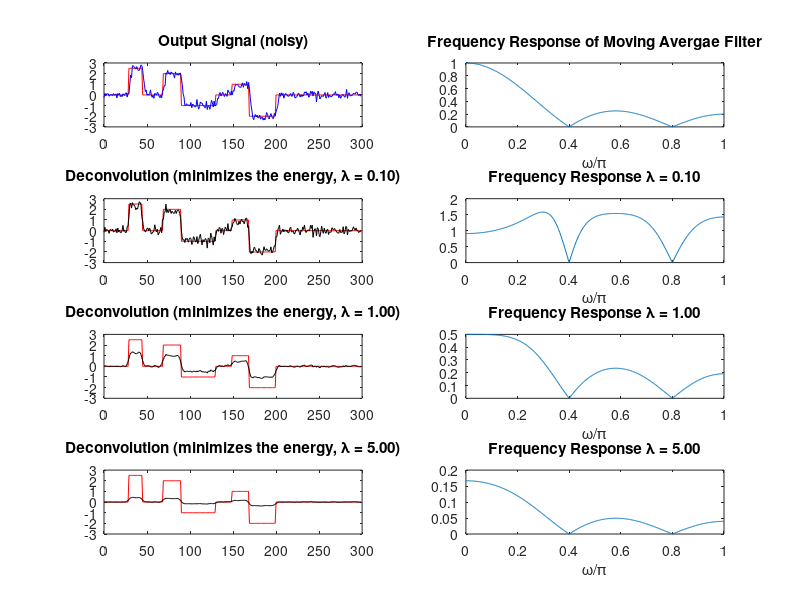
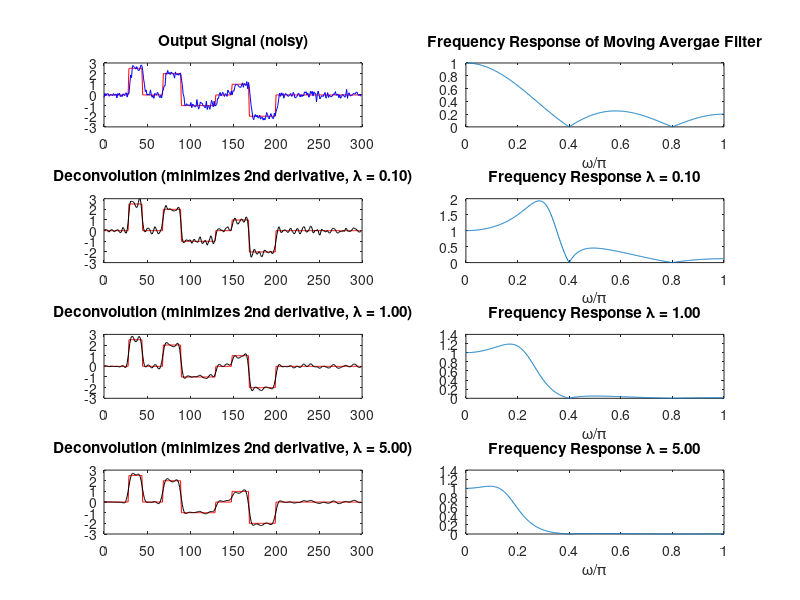

The MATLAB script that drew these images, in order:
close all
clear

N = 300;
n = (0:N-1)'; 
n1 = 70;
n2 = 130;
x = zeros(N,1);
x(30:45) = 2.5;
x(70:90) = 2;
x(91:130) = -1;
x(150:170) = 1;
x(170:200) = -2;
h=[1 1 1 1 1]'/5;

% add noise
randn('state', 0); 
y = conv(h, x);
Ny = length(y);
yn = y + 0.2 * randn(Ny, 1);
H = convmtx(h, N);

% minimizes the energy
lam1 = 0.1;
lam2 = 1;
lam3 = 5;
g_min_e1 = (H'*H + lam1 * eye(N)) \ (H' * yn);
g_min_e2 = (H'*H + lam2 * eye(N)) \ (H' * yn);
g_min_e3 = (H'*H + lam3 * eye(N)) \ (H' * yn);

% minimizes the second order derivative
d_second_order = [1 -2 1]';
D = convmtx(d_second_order, N);
g_min_d1 = (H'*H + lam1 * (D'*D)) \ (H' * yn);
g_min_d2 = (H'*H + lam2 * (D'*D)) \ (H' * yn);
g_min_d3 = (H'*H + lam3 * (D'*D)) \ (H' * yn);

hr = h(end : -1 : 1);
hff = conv(h, hr);
num = [hr; zeros(length(h) - 2, 1)];
[HF, ~] = freqz(h, 1);

d0 = [1 0 0 0 0]'; 
d0r = d0(end : -1 : 1);
d0ff = conv(d0, d0r); 
den10 = hff + lam1 * d0ff;
den20 = hff + lam2 * d0ff;
den30 = hff + lam3 * d0ff;
[HF10, ~] = freqz(num, den10);
[HF20, ~] = freqz(num, den20);
[HF30, ~] = freqz(num, den30);

d2 = [1 -2 1 0 0]'; 
d2r = d2(end : -1 : 1);
d2ff = conv(d2, d2r); 
den12 = hff + lam1 * d2ff;
den22 = hff + lam2 * d2ff;
den32 = hff + lam3 * d2ff;
[HF12, ~] = freqz(num, den12);
[HF22, ~] = freqz(num, den22);
[HF32, w] = freqz(num, den32);

figure(1)
subplot(4, 2, 1)
plot(n,x,'r',n,yn(1:N),'b');
ylim([-3 3])
title('Output Signal (noisy)');
subplot(4, 2, 2)
plot(w/pi, abs(HF))
xlabel('\omega/\pi')
title('Frequency Response of Moving Avergae Filter')
subplot(4, 2, 3)
plot(n,x,'r',n,g_min_e1,'k')
ylim([-3 3])
title('Deconvolution (minimizes the energy, \lambda = 0.10)');
subplot(4, 2, 4)
plot(w/pi,abs(HF10))
xlabel('\omega/\pi')
title('Frequency Response \lambda = 0.10')
subplot(4, 2, 5)
plot(n,x,'r',n,g_min_e2,'k')
ylim([-3 3])
title('Deconvolution (minimizes the energy, \lambda = 1.00)');
subplot(4, 2, 6)
plot(w/pi,abs(HF20))
xlabel('\omega/\pi')
title('Frequency Response \lambda = 1.00')
subplot(4, 2, 7)
plot(n,x,'r',n,g_min_e3,'k')
ylim([-3 3])
title('Deconvolution (minimizes the energy, \lambda = 5.00)');
subplot(4, 2, 8)
plot(w/pi,abs(HF30))
xlabel('\omega/\pi')
title('Frequency Response \lambda = 5.00')

figure(2)
subplot(4, 2, 1)
plot(n,x,'r',n,yn(1:N),'b');
ylim([-3 3])
title('Output Signal (noisy)');
subplot(4, 2, 2)
plot(w/pi, abs(HF))
xlabel('\omega/\pi')
title('Frequency Response of Moving Avergae Filter')
subplot(4, 2, 3)
plot(n,x,'r',n,g_min_d1,'k')
ylim([-3 3])
title('Deconvolution (minimizes 2nd derivative, \lambda = 0.10)');
subplot(4, 2, 4)
plot(w/pi,abs(HF12))
xlabel('\omega/\pi')
title('Frequency Response \lambda = 0.10')
subplot(4, 2, 5)
plot(n,x,'r',n,g_min_d2,'k')
ylim([-3 3])
title('Deconvolution (minimizes 2nd derivative, \lambda = 1.00)');
subplot(4, 2, 6)
plot(w/pi,abs(HF22))
xlabel('\omega/\pi')
title('Frequency Response \lambda = 1.00')
subplot(4, 2, 7)
plot(n,x,'r',n,g_min_d3,'k')
ylim([-3 3])
title('Deconvolution (minimizes 2nd derivative, \lambda = 5.00)');
subplot(4, 2, 8)
plot(w/pi,abs(HF32))
xlabel('\omega/\pi')
title('Frequency Response \lambda = 5.00')